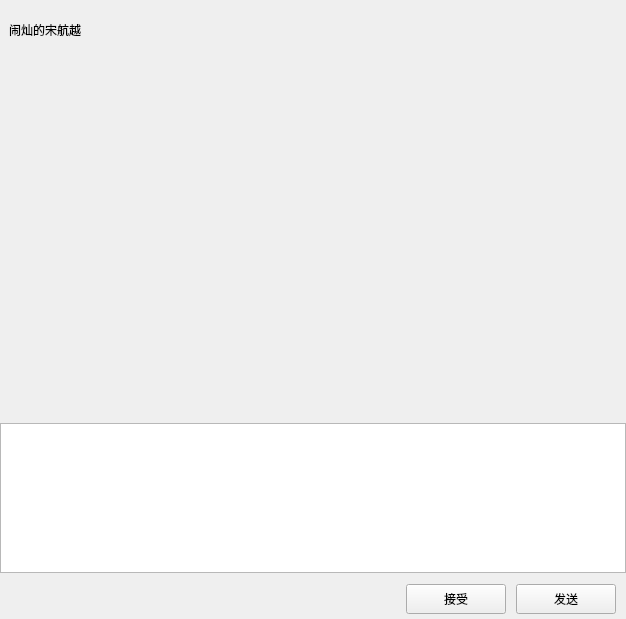
<?xml version="1.0" encoding="UTF-8"?>
<ui version="4.0">
 <class>ChatPage</class>
 <widget class="QWidget" name="ChatPage">
  <property name="geometry">
   <rect>
    <x>0</x>
    <y>0</y>
    <width>626</width>
    <height>619</height>
   </rect>
  </property>
  <property name="windowTitle">
   <string>Form</string>
  </property>
  <layout class="QVBoxLayout" name="verticalLayout">
   <property name="spacing">
    <number>0</number>
   </property>
   <property name="leftMargin">
    <number>0</number>
   </property>
   <property name="topMargin">
    <number>0</number>
   </property>
   <property name="rightMargin">
    <number>0</number>
   </property>
   <property name="bottomMargin">
    <number>0</number>
   </property>
   <item>
    <widget class="QWidget" name="chat_data_wid" native="true">
     <layout class="QVBoxLayout" name="verticalLayout_6">
      <property name="leftMargin">
       <number>0</number>
      </property>
      <property name="topMargin">
       <number>0</number>
      </property>
      <property name="rightMargin">
       <number>0</number>
      </property>
      <property name="bottomMargin">
       <number>0</number>
      </property>
      <item>
       <widget class="QWidget" name="title_wid" native="true">
        <property name="minimumSize">
         <size>
          <width>0</width>
          <height>60</height>
         </size>
        </property>
        <property name="maximumSize">
         <size>
          <width>16777215</width>
          <height>60</height>
         </size>
        </property>
        <layout class="QVBoxLayout" name="verticalLayout_7">
         <property name="topMargin">
          <number>2</number>
         </property>
         <property name="rightMargin">
          <number>2</number>
         </property>
         <property name="bottomMargin">
          <number>2</number>
         </property>
         <item>
          <widget class="QWidget" name="widget" native="true">
           <widget class="QLabel" name="title_lb">
            <property name="geometry">
             <rect>
              <x>0</x>
              <y>20</y>
              <width>101</width>
              <height>16</height>
             </rect>
            </property>
            <property name="text">
             <string>闹灿的宋航越</string>
            </property>
           </widget>
          </widget>
         </item>
        </layout>
       </widget>
      </item>
      <item>
       <widget class="ChatView" name="chat_data_list" native="true"/>
      </item>
      <item>
       <widget class="QWidget" name="tool_wid" native="true">
        <property name="minimumSize">
         <size>
          <width>0</width>
          <height>40</height>
         </size>
        </property>
        <property name="maximumSize">
         <size>
          <width>16777215</width>
          <height>40</height>
         </size>
        </property>
        <layout class="QHBoxLayout" name="horizontalLayout_5">
         <property name="spacing">
          <number>0</number>
         </property>
         <property name="leftMargin">
          <number>0</number>
         </property>
         <property name="topMargin">
          <number>0</number>
         </property>
         <property name="rightMargin">
          <number>0</number>
         </property>
         <property name="bottomMargin">
          <number>0</number>
         </property>
         <item>
          <spacer name="horizontalSpacer_7">
           <property name="orientation">
            <enum>Qt::Orientation::Horizontal</enum>
           </property>
           <property name="sizeType">
            <enum>QSizePolicy::Policy::Fixed</enum>
           </property>
           <property name="sizeHint" stdset="0">
            <size>
             <width>5</width>
             <height>20</height>
            </size>
           </property>
          </spacer>
         </item>
         <item>
          <widget class="ClickedLabel" name="emo_lb">
           <property name="minimumSize">
            <size>
             <width>25</width>
             <height>25</height>
            </size>
           </property>
           <property name="maximumSize">
            <size>
             <width>25</width>
             <height>25</height>
            </size>
           </property>
           <property name="text">
            <string/>
           </property>
          </widget>
         </item>
         <item>
          <spacer name="horizontalSpacer_8">
           <property name="orientation">
            <enum>Qt::Orientation::Horizontal</enum>
           </property>
           <property name="sizeType">
            <enum>QSizePolicy::Policy::Fixed</enum>
           </property>
           <property name="sizeHint" stdset="0">
            <size>
             <width>5</width>
             <height>20</height>
            </size>
           </property>
          </spacer>
         </item>
         <item>
          <widget class="ClickedLabel" name="file_lb">
           <property name="minimumSize">
            <size>
             <width>25</width>
             <height>25</height>
            </size>
           </property>
           <property name="maximumSize">
            <size>
             <width>25</width>
             <height>25</height>
            </size>
           </property>
           <property name="text">
            <string/>
           </property>
          </widget>
         </item>
         <item>
          <spacer name="horizontalSpacer_9">
           <property name="orientation">
            <enum>Qt::Orientation::Horizontal</enum>
           </property>
           <property name="sizeHint" stdset="0">
            <size>
             <width>40</width>
             <height>20</height>
            </size>
           </property>
          </spacer>
         </item>
        </layout>
       </widget>
      </item>
      <item>
       <widget class="MessageTextEdit" name="chatEdit">
        <property name="minimumSize">
         <size>
          <width>0</width>
          <height>150</height>
         </size>
        </property>
        <property name="maximumSize">
         <size>
          <width>16777215</width>
          <height>150</height>
         </size>
        </property>
       </widget>
      </item>
      <item>
       <widget class="QWidget" name="send_wid" native="true">
        <property name="minimumSize">
         <size>
          <width>0</width>
          <height>40</height>
         </size>
        </property>
        <property name="maximumSize">
         <size>
          <width>16777215</width>
          <height>40</height>
         </size>
        </property>
        <layout class="QHBoxLayout" name="horizontalLayout_6">
         <property name="spacing">
          <number>0</number>
         </property>
         <property name="leftMargin">
          <number>0</number>
         </property>
         <property name="topMargin">
          <number>0</number>
         </property>
         <property name="rightMargin">
          <number>0</number>
         </property>
         <property name="bottomMargin">
          <number>0</number>
         </property>
         <item>
          <spacer name="horizontalSpacer_2">
           <property name="orientation">
            <enum>Qt::Orientation::Horizontal</enum>
           </property>
           <property name="sizeHint" stdset="0">
            <size>
             <width>36</width>
             <height>40</height>
            </size>
           </property>
          </spacer>
         </item>
         <item>
          <widget class="ClickedBtn" name="receive_btn">
           <property name="minimumSize">
            <size>
             <width>100</width>
             <height>30</height>
            </size>
           </property>
           <property name="maximumSize">
            <size>
             <width>100</width>
             <height>30</height>
            </size>
           </property>
           <property name="text">
            <string>接受</string>
           </property>
          </widget>
         </item>
         <item>
          <spacer name="horizontalSpacer_11">
           <property name="orientation">
            <enum>Qt::Orientation::Horizontal</enum>
           </property>
           <property name="sizeType">
            <enum>QSizePolicy::Policy::Fixed</enum>
           </property>
           <property name="sizeHint" stdset="0">
            <size>
             <width>10</width>
             <height>20</height>
            </size>
           </property>
          </spacer>
         </item>
         <item>
          <widget class="ClickedBtn" name="send_btn">
           <property name="minimumSize">
            <size>
             <width>100</width>
             <height>30</height>
            </size>
           </property>
           <property name="maximumSize">
            <size>
             <width>100</width>
             <height>30</height>
            </size>
           </property>
           <property name="text">
            <string>发送</string>
           </property>
          </widget>
         </item>
         <item>
          <spacer name="horizontalSpacer">
           <property name="orientation">
            <enum>Qt::Orientation::Horizontal</enum>
           </property>
           <property name="sizeType">
            <enum>QSizePolicy::Policy::Fixed</enum>
           </property>
           <property name="sizeHint" stdset="0">
            <size>
             <width>10</width>
             <height>10</height>
            </size>
           </property>
          </spacer>
         </item>
        </layout>
       </widget>
      </item>
     </layout>
    </widget>
   </item>
  </layout>
 </widget>
 <customwidgets>
  <customwidget>
   <class>ClickedBtn</class>
   <extends>QPushButton</extends>
   <header location="global">clickedbtn.h</header>
  </customwidget>
  <customwidget>
   <class>ClickedLabel</class>
   <extends>QLabel</extends>
   <header location="global">clickedlabel.h</header>
  </customwidget>
  <customwidget>
   <class>ChatView</class>
   <extends>QWidget</extends>
   <header location="global">chatview.h</header>
   <container>1</container>
  </customwidget>
  <customwidget>
   <class>MessageTextEdit</class>
   <extends>QTextEdit</extends>
   <header location="global">messagetextedit.h</header>
  </customwidget>
 </customwidgets>
 <resources/>
 <connections/>
</ui>
